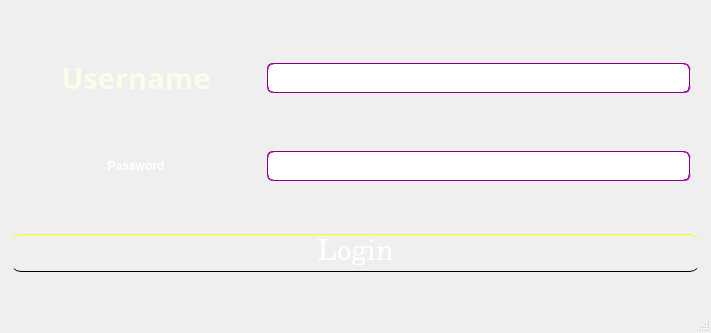
<?xml version="1.0" encoding="UTF-8"?>
<ui version="4.0">
 <class>loginDialog</class>
 <widget class="QDialog" name="loginDialog">
  <property name="windowModality">
   <enum>Qt::ApplicationModal</enum>
  </property>
  <property name="geometry">
   <rect>
    <x>0</x>
    <y>0</y>
    <width>711</width>
    <height>333</height>
   </rect>
  </property>
  <property name="sizePolicy">
   <sizepolicy hsizetype="Fixed" vsizetype="Fixed">
    <horstretch>0</horstretch>
    <verstretch>0</verstretch>
   </sizepolicy>
  </property>
  <property name="minimumSize">
   <size>
    <width>616</width>
    <height>298</height>
   </size>
  </property>
  <property name="maximumSize">
   <size>
    <width>876</width>
    <height>411</height>
   </size>
  </property>
  <property name="windowTitle">
   <string>LOGIN</string>
  </property>
  <property name="windowIcon">
   <iconset resource="../Icons/icon_res.qrc">
    <normaloff>:/icons/ncc2.png</normaloff>:/icons/ncc2.png</iconset>
  </property>
  <property name="styleSheet">
   <string notr="true">#loginDialog{
border-image:url(:/icons/image-blur.png);
background-position:center;
}</string>
  </property>
  <property name="sizeGripEnabled">
   <bool>true</bool>
  </property>
  <layout class="QVBoxLayout" name="verticalLayout">
   <item>
    <layout class="QHBoxLayout" name="horizontalLayout">
     <item>
      <widget class="QLabel" name="label">
       <property name="sizePolicy">
        <sizepolicy hsizetype="Fixed" vsizetype="Preferred">
         <horstretch>0</horstretch>
         <verstretch>0</verstretch>
        </sizepolicy>
       </property>
       <property name="minimumSize">
        <size>
         <width>250</width>
         <height>0</height>
        </size>
       </property>
       <property name="font">
        <font>
         <family>Centaur</family>
         <pointsize>20</pointsize>
         <weight>75</weight>
         <italic>false</italic>
         <bold>true</bold>
        </font>
       </property>
       <property name="styleSheet">
        <string notr="true">font: 75 20pt &quot;Centaur&quot;;
font-weight:bold;
color:white;</string>
       </property>
       <property name="text">
        <string>&lt;html&gt;&lt;head/&gt;&lt;body&gt;&lt;p&gt;&lt;span style=&quot; font-size:22pt; color:#fafde8;&quot;&gt;Username&lt;/span&gt;&lt;/p&gt;&lt;/body&gt;&lt;/html&gt;</string>
       </property>
       <property name="alignment">
        <set>Qt::AlignCenter</set>
       </property>
      </widget>
     </item>
     <item>
      <widget class="QLineEdit" name="login_usernameLineEdit">
       <property name="sizePolicy">
        <sizepolicy hsizetype="Preferred" vsizetype="Fixed">
         <horstretch>0</horstretch>
         <verstretch>0</verstretch>
        </sizepolicy>
       </property>
       <property name="minimumSize">
        <size>
         <width>0</width>
         <height>30</height>
        </size>
       </property>
       <property name="font">
        <font>
         <family>Century</family>
         <pointsize>15</pointsize>
         <weight>75</weight>
         <bold>true</bold>
        </font>
       </property>
       <property name="styleSheet">
        <string notr="true">border-radius:6px;
border:1px groove purple;

margin-right:10px;</string>
       </property>
      </widget>
     </item>
    </layout>
   </item>
   <item>
    <layout class="QHBoxLayout" name="horizontalLayout_2">
     <item>
      <widget class="QLabel" name="label_2">
       <property name="minimumSize">
        <size>
         <width>250</width>
         <height>0</height>
        </size>
       </property>
       <property name="styleSheet">
        <string notr="true">font: 75 20pt &quot;Centaur&quot;;
font-weight:bold;
color:white;</string>
       </property>
       <property name="text">
        <string>Password</string>
       </property>
       <property name="alignment">
        <set>Qt::AlignCenter</set>
       </property>
      </widget>
     </item>
     <item>
      <widget class="QLineEdit" name="login_passwordLineEdit">
       <property name="minimumSize">
        <size>
         <width>0</width>
         <height>30</height>
        </size>
       </property>
       <property name="font">
        <font>
         <family>Century</family>
         <pointsize>15</pointsize>
         <weight>75</weight>
         <bold>true</bold>
        </font>
       </property>
       <property name="styleSheet">
        <string notr="true">border-radius:6px;
border:1px groove purple;
margin-right:10px;</string>
       </property>
      </widget>
     </item>
    </layout>
   </item>
   <item>
    <widget class="QPushButton" name="loginPushButton">
     <property name="font">
      <font>
       <family>Century</family>
       <pointsize>22</pointsize>
       <weight>50</weight>
       <bold>false</bold>
      </font>
     </property>
     <property name="styleSheet">
      <string notr="true">#loginPushButton
{
background-color:qlineargradient(spread:pad, x1:0, y1:0, x2:1, y2:0, stop:0 rgba(26, 41, 24, 230), stop:0.085 rgba(2, 79, 0, 255), stop:0.221591 rgba(50, 147, 22, 255), stop:0.275 rgba(165, 142, 70, 255), stop:0.431818 rgba(243, 100, 79, 255), stop:0.573864 rgba(135, 95, 80, 255), stop:0.667 rgba(137, 97, 255, 255), stop:0.818182 rgba(160, 255, 244, 255), stop:0.885 rgba(193, 222, 185, 255), stop:1 rgba(93, 128, 0, 255));
color:white;
border-radius:10px;
border-top:1px solid yellow;
border-bottom:1px solid black;
padding:3px 0px;
}

#loginPushButton:hover{
color:black;
	background-color:rgba(0, 170, 255,255);

}

#loginPushButton:pressed{
color:black;
	background-color:rgba(0, 170, 255,175);

}</string>
     </property>
     <property name="text">
      <string>Login</string>
     </property>
     <property name="flat">
      <bool>true</bool>
     </property>
    </widget>
   </item>
  </layout>
 </widget>
 <resources>
  <include location="../Icons/icon_res.qrc"/>
 </resources>
 <connections/>
</ui>
